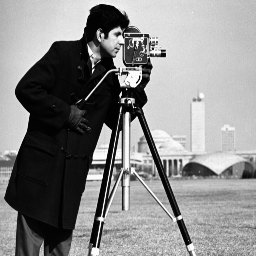
%> input picture cameraman1.png, 256 x 256 px
$ octave inverseFilteringAt.m   (GNU Octave 9; MATLAB toolbox functions it lacks are replaced by stand-ins)
%> lines starting %> are read from the running program, lines starting %| are printed output that depends on the picture
clear all;
close all;
clc ;
a=0.001;
b=0.1;
k=0.005;
I = imread('cameraman1.png');
%> I is the input picture: size 256x256 uint8; min 0, max 251, mean 137.1
I = im2double(I);
%> I: size 256x256 double
[r,c]=size(I);
%> r = 256; c = 256
F=fft2(I);

%x=(0.314*(u+v));

%
for u=1:r
   for v=1:c
  H(u,v)=(exp(-k*((u*u+v*v)^(5/6))));
%H1(u,v)=(1/H(u,v));

   end
end
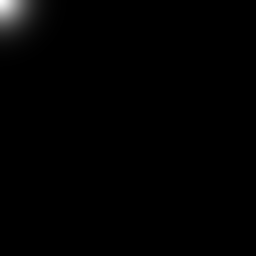
%> H: size 256x256 double; min 1.16e-40, max 0.991, mean 0.0073

G=F.*H;
G1=ifft2(G);
figure,
subplot(1,3,1),imshow(I);title('Original image');
subplot(1,3,2),imshow(real(G1),[]);title(' turbulance blurred image');
%> after `imshow(real(G1),[])`:
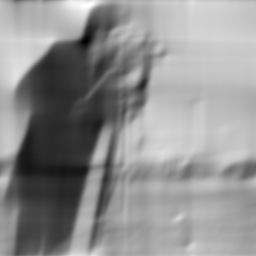
%> displayed picture: size 256x256, on the screen's scale of 0 to 255; min 0, max 255, mean 144.3
O=G./H;
O1=ifft2(O);
subplot(1,3,3),imshow(real(O1),[]);title('restored image');
%p=abs(O1-I);
%figure,
%imshow(p);
